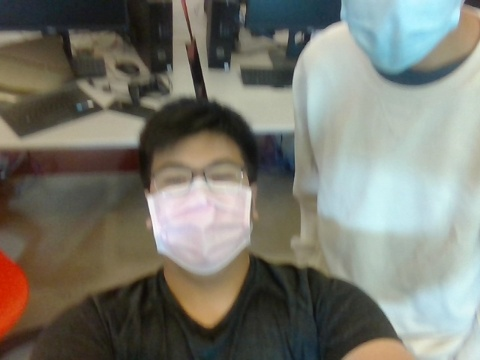
#> input picture photomosaic/bottom1.jpg, 480 x 360 px; its folder holds only this picture in this run
$ python -i photomosaic.py   (imports and definitions only)
#> lines starting #> are read from the running program, lines starting #| are printed output that depends on the picture; after the words box and inside, x2 and y2 are one past the last pixel; in counts of white or black regions, pixels touching at a corner belong together
import glob
import cv2
import imutils


# [54 lines left out: function stitch, not called in this run]

    #definitely have to add this back in later
    #global photomosaicStart
    #photomosaicStart = False

def cropping(image):
#> called with image = '../../photomosaic/bottom1.jpg'
    image = cv2.imread(image)
#> image is the input picture: shape (360, 480, 3); mean B, G, R 111.9, 121.6, 121.1
    #cv2.imshow("Image", image)
    #cv2.waitKey(0)

    gray = cv2.cvtColor(image, cv2.COLOR_BGR2GRAY)
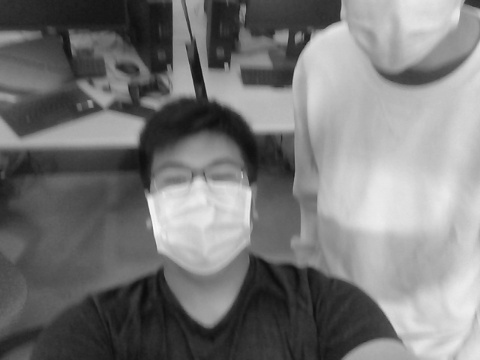
#> gray: shape (360, 480); min 12, max 250, mean 120.3
    thresh = cv2.threshold(gray, 100, 300, cv2.THRESH_BINARY_INV)[1]
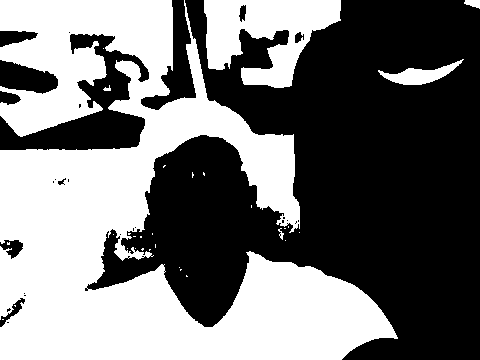
#> thresh: shape (360, 480); 45.6% white; 31 white regions (25 under 20 px)

    cnts = cv2.findContours(thresh.copy(), cv2.RETR_EXTERNAL, cv2.CHAIN_APPROX_SIMPLE)
#> cnts = 31 contours, 27 with area under 20; largest, box (x1, y1, x2, y2) and area: (0, 0, 398, 360) 68992, (204, 0, 341, 88) 6952, (378, 59, 464, 85) 784, (464, 0, 480, 9) 78
    cnts = imutils.grab_contours(cnts)
    c = max(cnts, key=cv2.contourArea)
#> c = contour of 1412 points, box (x1, y1, x2, y2) (0, 0, 398, 360), area 68992

    output = image.copy()
    cv2.drawContours(output, [c], -1, (0, 255, 0), 3)
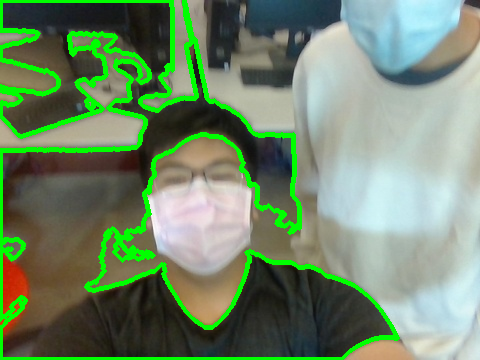
#> output: shape (360, 480, 3); 8.78% of pixels changed, all inside (x1, y1, x2, y2) = (0, 0, 400, 360)
    (x, y, w, h) = cv2.boundingRect(c)
#> x = 0; y = 0; w = 398; h = 360
    text = "original, num_pts = {}".format(len(c))
#> text = 'original, num_pts = 1412'
    cv2.putText(output, text, (x,y - 15), cv2.FONT_HERSHEY_SIMPLEX, 0.9, (0, 255, 0), 2)

    #Crop the image based on the points of the bounding box, show the cropped image
    cropped = image[y:y+h, x:x+w]
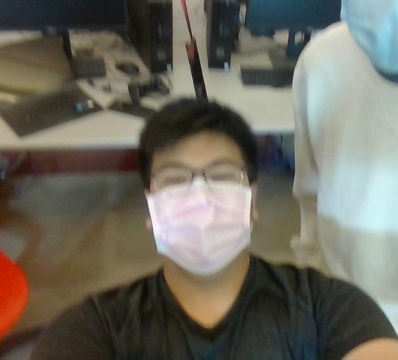
#> cropped: shape (360, 398, 3); mean B, G, R 94.7, 105.6, 108.9

def resize_image(img, scale_w, scale_h):
    return cv2.resize(img, (int(img.shape[1]*scale_h), int(img.shape[0]*scale_w)))

>>> result = cropping('../../photomosaic/bottom1.jpg')

$ run again, on photomosaic/bottom2.jpg
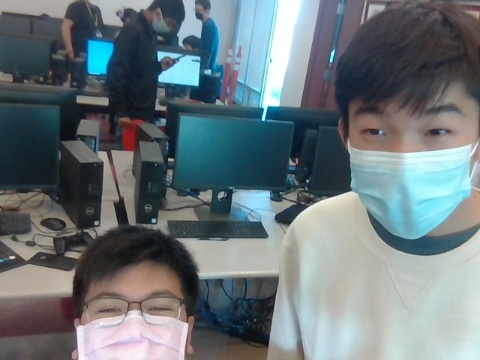
#> input picture photomosaic/bottom2.jpg, 480 x 360 px
#> in cropping, image is the input picture: shape (360, 480, 3); mean B, G, R 122.3, 118.1, 106.5
#> in cropping, `thresh = cv2.threshold(gray, 100, 300, cv2.THRESH_BINARY_INV)[1]`:
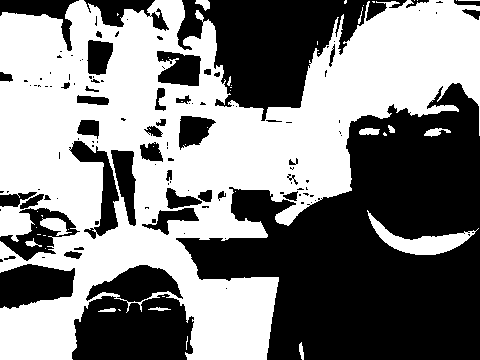
#> thresh: shape (360, 480); 50.7% white; 124 black regions (79 under 20 px)
#> cnts = 38 contours, 27 with area under 20; largest, box (x1, y1, x2, y2) and area: (0, 0, 480, 360) 94240, (367, 210, 479, 255) 1386, (40, 218, 72, 236) 268, (359, 128, 380, 135) 98, (424, 128, 451, 137) 96
#> c = contour of 1496 points, box (x1, y1, x2, y2) (0, 0, 480, 360), area 94240
#> in cropping, `cv2.drawContours(output, [c], -1, (0, 255, 0), 3)`:
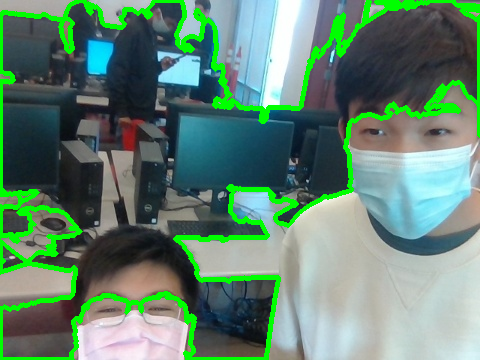
#> output: shape (360, 480, 3); 8.87% of pixels changed, all inside (x1, y1, x2, y2) = (0, 0, 480, 360)
#> x = 0; w = 480; h = 360
#> text = 'original, num_pts = 1496'

$ run again, on photomosaic/bottom3.jpg
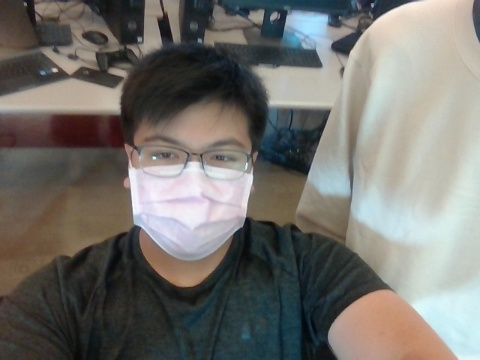
#> input picture photomosaic/bottom3.jpg, 480 x 360 px
#> in cropping, image is the input picture: shape (360, 480, 3); mean B, G, R 109.9, 114.6, 116.5
#> in cropping, `thresh = cv2.threshold(gray, 100, 300, cv2.THRESH_BINARY_INV)[1]`:
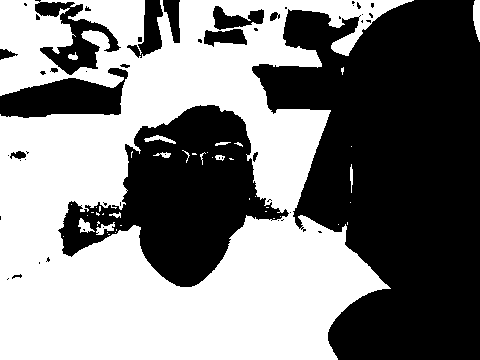
#> thresh: shape (360, 480); 50.6% white; 53 black regions (37 under 20 px)
#> cnts = 8 contours, 5 with area under 20; largest, box (x1, y1, x2, y2) and area: (0, 0, 414, 360) 109815, (473, 0, 480, 42) 180, (350, 164, 353, 193) 30
#> c = contour of 718 points, box (x1, y1, x2, y2) (0, 0, 414, 360), area 109815
#> output: shape (360, 480, 3); 5.9% of pixels changed, all inside (x1, y1, x2, y2) = (0, 0, 416, 360)
#> x = 0; w = 414; h = 360
#> text = 'original, num_pts = 718'
#> in cropping, `cropped = image[y:y+h, x:x+w]`:
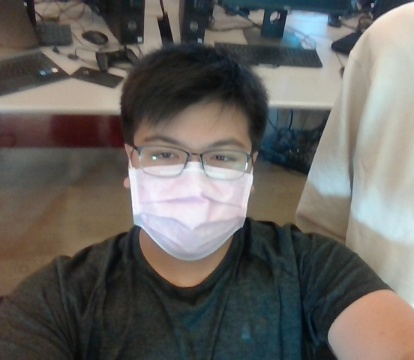
#> cropped: shape (360, 414, 3); mean B, G, R 96.1, 100.2, 103

$ run again, on photomosaic/bottom4.jpg
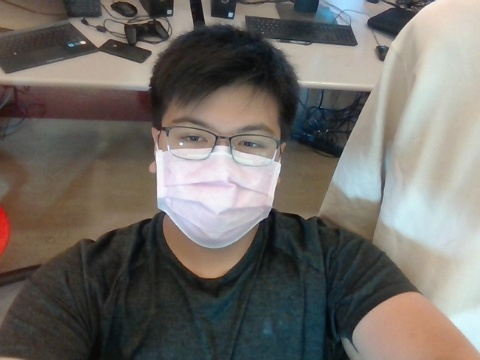
#> input picture photomosaic/bottom4.jpg, 480 x 360 px
#> in cropping, image is the input picture: shape (360, 480, 3); mean B, G, R 103, 108.2, 112.3
#> in cropping, `thresh = cv2.threshold(gray, 100, 300, cv2.THRESH_BINARY_INV)[1]`:
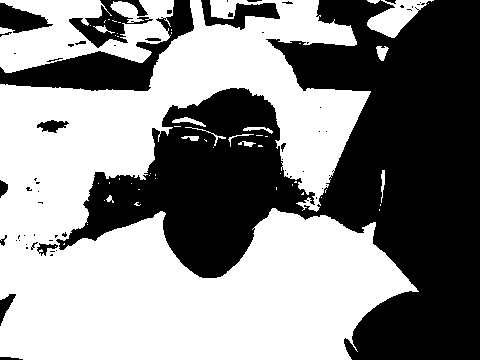
#> thresh: shape (360, 480); 54.1% white; 63 black regions (44 under 20 px)
#> cnts = 54 contours, 41 with area under 20; largest, box (x1, y1, x2, y2) and area: (0, 0, 419, 360) 83260, (0, 0, 174, 73) 6908, (367, 0, 434, 38) 1136, (376, 46, 389, 61) 98, (172, 117, 206, 127) 96
#> c = contour of 1259 points, box (x1, y1, x2, y2) (0, 0, 419, 360), area 83260
#> output: shape (360, 480, 3); 7.29% of pixels changed, all inside (x1, y1, x2, y2) = (0, 0, 421, 360)
#> x = 0; w = 419; h = 360
#> text = 'original, num_pts = 1259'
#> in cropping, `cropped = image[y:y+h, x:x+w]`:
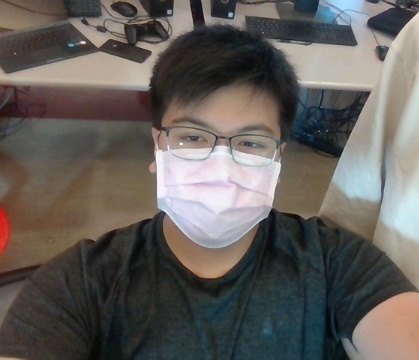
#> cropped: shape (360, 419, 3); mean B, G, R 90.7, 95, 99.2
